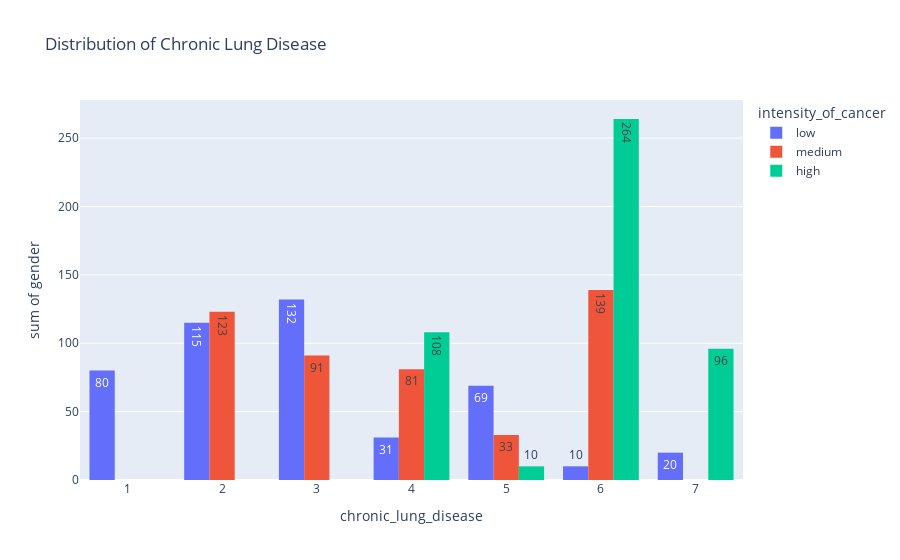

The code cell stored with this chart in its notebook:
### Code cell
#Showing distribution of Chronic Lung Disease
fig = px.histogram(lung_cancer, x = 'chronic_lung_disease', y = 'gender', color = 'intensity_of_cancer', barmode = 'group', nbins = 10, title = 'Distribution of Chronic Lung Disease', text_auto = True)
fig.show()

### Figure 1 — Plotly figure (JSON) as saved in the notebook; plotly's stock layout.template omitted (floating-point values rounded to 4 significant figures; data arrays with more than 128 entries replaced by an {"elided": "..."} marker saying what was removed)
{"data": [{"alignmentgroup": "True", "bingroup": "x", "histfunc": "sum", "hovertemplate": "intensity_of_cancer=low<br>chronic_lung_disease=%{x}<br>sum of gender=%{y}<extra></extra>", "legendgroup": "low", "marker": {"color": "#636efa", "pattern": {"shape": ""}}, "name": "low", "nbinsx": 10, "offsetgroup": "low", "orientation": "v", "showlegend": true, "texttemplate": "%{value}", "x": {"elided": "303 int values"}, "xaxis": "x", "y": {"elided": "303 int values"}, "yaxis": "y", "type": "histogram"}, {"alignmentgroup": "True", "bingroup": "x", "histfunc": "sum", "hovertemplate": "intensity_of_cancer=medium<br>chronic_lung_disease=%{x}<br>sum of gender=%{y}<extra></extra>", "legendgroup": "medium", "marker": {"color": "#EF553B", "pattern": {"shape": ""}}, "name": "medium", "nbinsx": 10, "offsetgroup": "medium", "orientation": "v", "showlegend": true, "texttemplate": "%{value}", "x": {"elided": "332 int values"}, "xaxis": "x", "y": {"elided": "332 int values"}, "yaxis": "y", "type": "histogram"}, {"alignmentgroup": "True", "bingroup": "x", "histfunc": "sum", "hovertemplate": "intensity_of_cancer=high<br>chronic_lung_disease=%{x}<br>sum of gender=%{y}<extra></extra>", "legendgroup": "high", "marker": {"color": "#00cc96", "pattern": {"shape": ""}}, "name": "high", "nbinsx": 10, "offsetgroup": "high", "orientation": "v", "showlegend": true, "texttemplate": "%{value}", "x": {"elided": "365 int values"}, "xaxis": "x", "y": {"elided": "365 int values"}, "yaxis": "y", "type": "histogram"}], "layout": {"xaxis": {"anchor": "y", "domain": [0.0, 1.0], "title": {"text": "chronic_lung_disease"}}, "yaxis": {"anchor": "x", "domain": [0.0, 1.0], "title": {"text": "sum of gender"}}, "legend": {"title": {"text": "intensity_of_cancer"}, "tracegroupgap": 0}, "title": {"text": "Distribution of Chronic Lung Disease"}, "barmode": "group"}}
